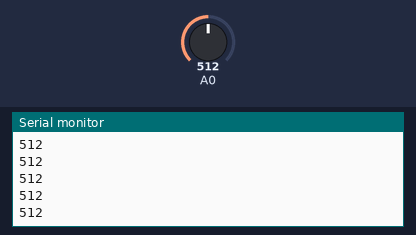
The sketch below on a simulated Arduino Uno, built with avr-gcc and run on an emulated ATmega328P. On the bench: the last lines printed to the serial monitor. The test bench sets the inputs (shaded band); at power-on: A0 = 512.

Above: at 1.2 s.
1.3 s: A0 set to 716
At 1.8 s:
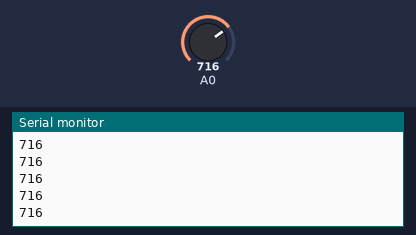
2.8 s: A0 set to 900
At 3.3 s:
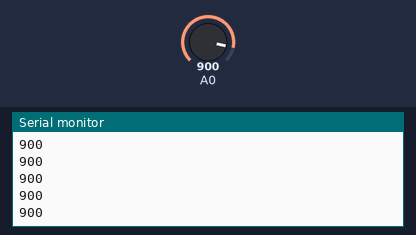
Timing chart, 0 to 5.8 s (numbered marks = the images above; inputs shaded):
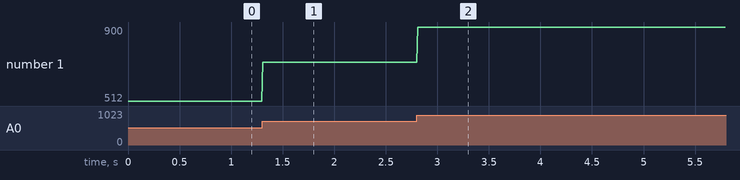

Measured:
- after the input at 1.3 s, the serial monitor: prints a new line at once (image 1)
- after the input at 2.8 s, the serial monitor: prints a new line at once (image 2)
- plotted number 1: 512 → 716 after the input at 1.3 s, 716 → 900 after the input at 2.8 s

The sketch:

sketch_may4d.ino
```cpp
// C++ code
//
int Definir = 0;

int ler_pino = 0;

int Luminosidade = 0;

void setup()
{
  pinMode(A0, INPUT);
  Serial.begin(9600);
}

void loop()
{
  Luminosidade = analogRead(A0);
  Serial.println(Luminosidade);
  delay(10); // Delay a little bit to improve simulation performance
}
```
